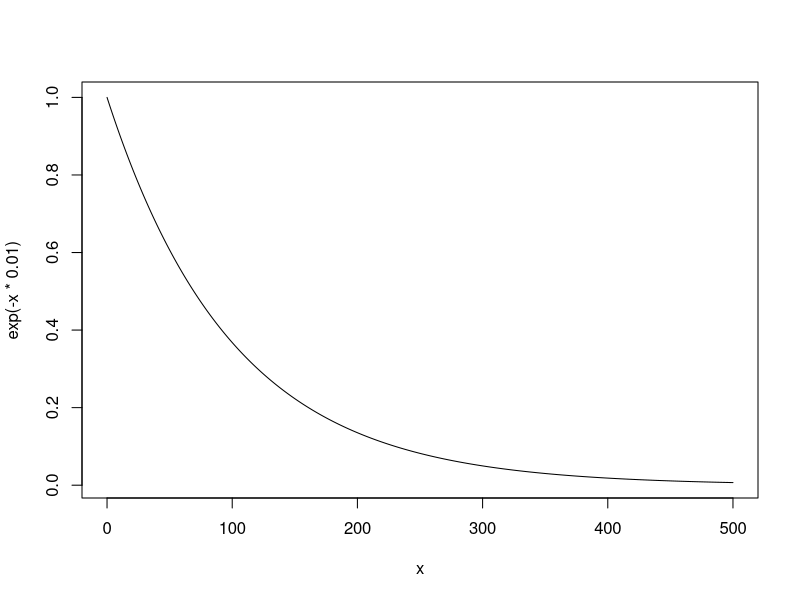
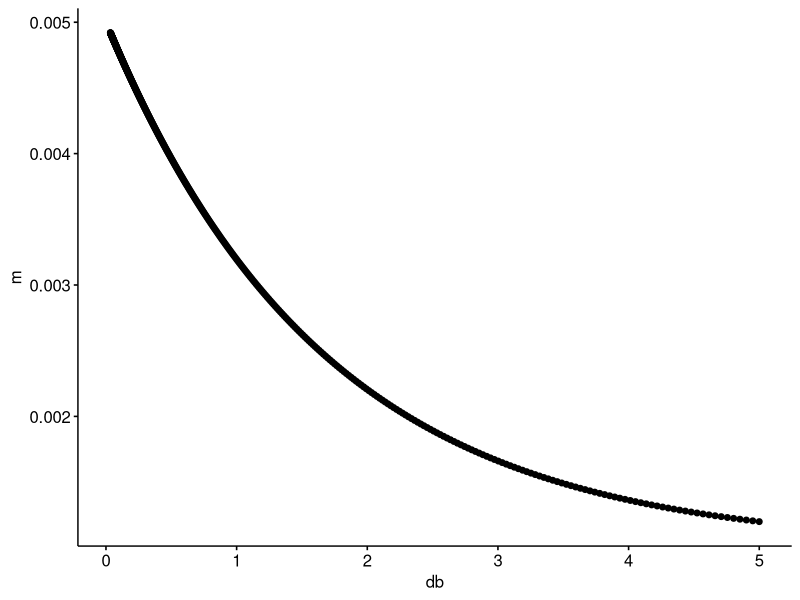

The R source for these figures, in order:
library(ggpubr)

###############################################################################
## Model from Camac et al (PNAS, 2018)

mortality <- function(t, dt, alpha, gamma, beta, biomass) {
  gamma + alpha * exp(-beta * biomass) * dt
}

myt = seq(0,500)
dt = 1
myb = curve(exp(-x* 0.01), 0, 500, n = 501) 
myb$y = myb$y * 5

## gamma gives base rate (non-growth)
## alpha gives mortality at very low growth rates
## beta is the sensitivity to growth rate

mym = mortality(myt, dt, alpha = 0.004, gamma = 0.001, beta = 0.6, biomass = myb$y)

data.frame(t = myt, db = myb$y, m = mym) %>%
  ggline(x = "db", y = "m", numeric.x.axis = TRUE)

